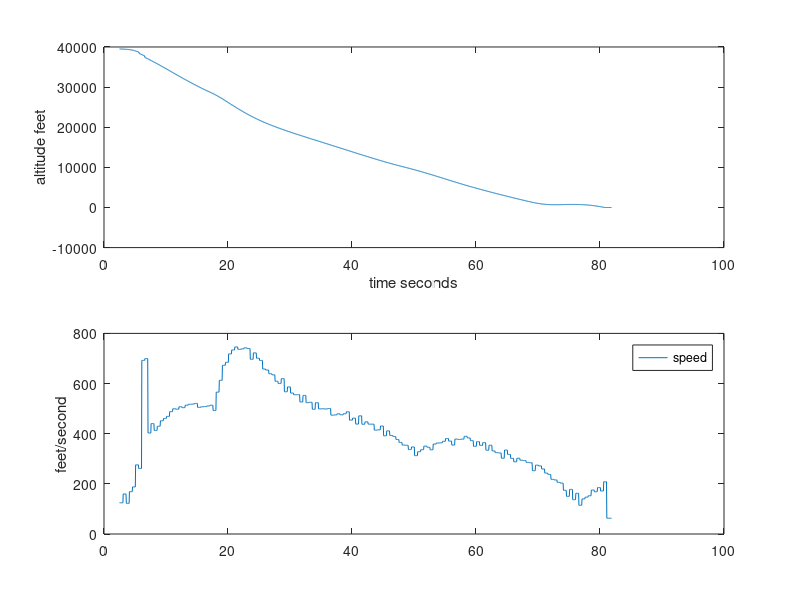
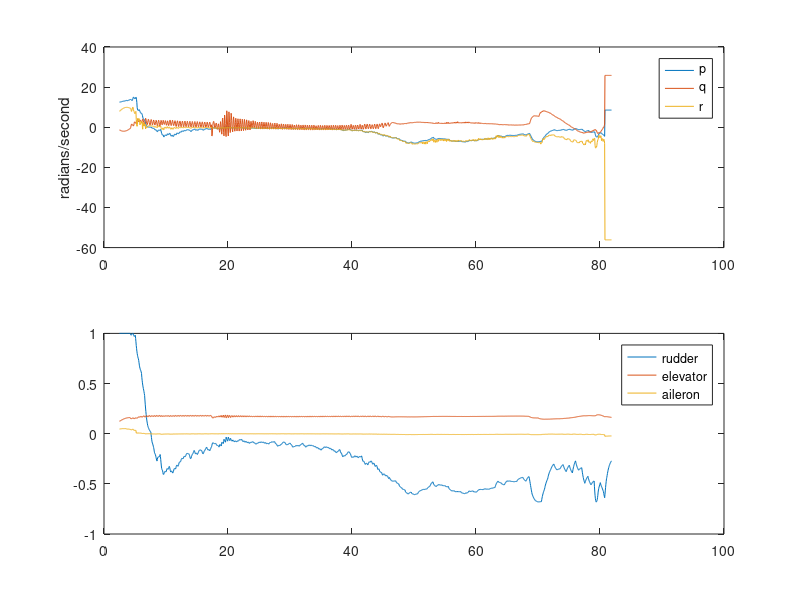
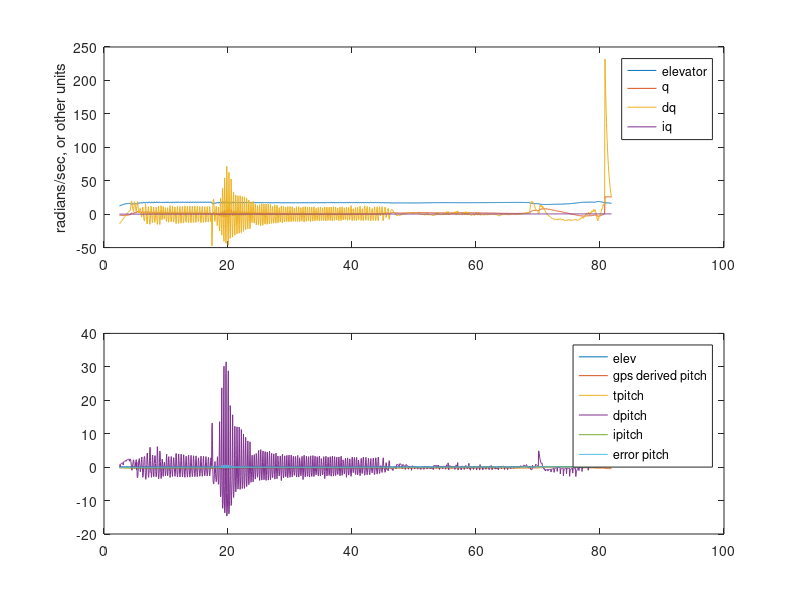
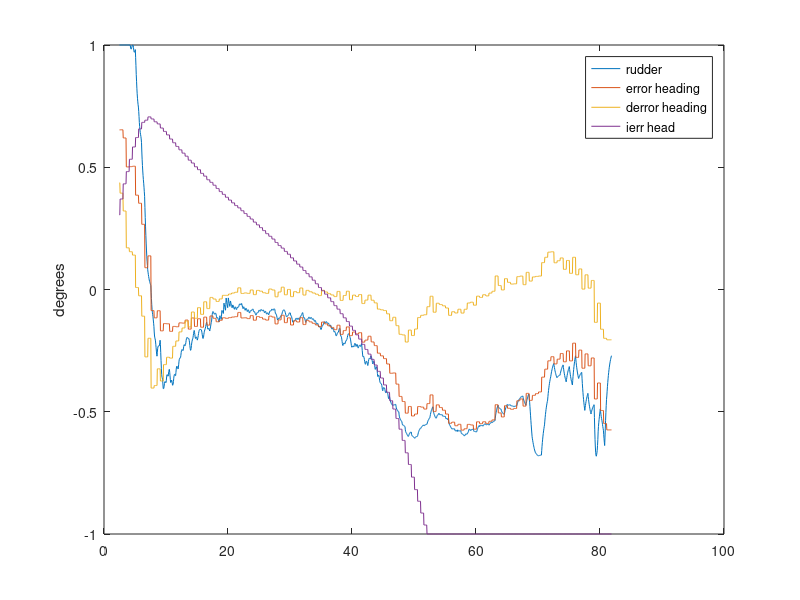

The MATLAB source for these figures, in order:

clear;

f = csvread('telemetry.csv');
%fid = fopen("telemetry.csv");
%f = fscanf(fid,'%f,%f,%f',[3, 1000]);
f = f';


len =size(f,2)

s = 50;
l = round(len*0.9);
range = [s:l];

t = [range]/20;
r2d = 180/pi;

long = f(1,range);
lat = f(2,range);
alt = f(3,range);

p = f(4,range)*r2d;
q = f(5,range)*r2d;
r = f(6,range)*r2d;

err_head = f(12,range);
derr_head = f(13,range);
ierr_head = f(14,range);

% control surfaces
elev = f(7,range);
rud = f(8,range);
ail = f(9,range);

dq = f(10,range);
iq = f(11,range);

epitch  = f(15,range);
dpitch = f(16,range);
ipitch = f(17,range);

tpitch = f(18,range);
speed = f(19,range);

tdx = f(20,range);
tdy = f(21,range);

wind = f(22,range);
wind_dir = f(23,range);
press = f(24,range);

dr = f(25,range);
ir = f(26,range);

pitch = f(27,range);

accel_x = f(28,range);
accel_y = f(29,range);
accel_z = f(30,range);


y = (lat-lat(end))*6e6;
y2 = (long-long(end))*6e6.*cos(lat);
%%%%%%%%%%%%%%%%%%%%%%%%%%%%%%%%%%%%

if (0)
figure(1);
%instead of lat(end) should use coords of actual target, and make an x where the target is
subplot(2,1,1),plot(t,y);
ylabel('dist feet');
xlabel('time seconds');
subplot(2,1,2),plot(t, y2);
ylabel('dist feet');
xlabel('time seconds');
end;

figure(10);
subplot(2,1,1),
%plot(y2,y,'b');
plot(tdx,tdy,'b');
hold on;
plot(0,0,'rx');
hold off;
xlabel('distance feet');
ylabel('distance feet');
subplot(2,1,2),plot(sqrt(tdx.*tdx+tdy.*tdy),alt,'b');
xlabel('distance');
ylabel('altitude');

figure(2),
subplot(2,1,1),plot(t,alt);
ylabel('altitude feet');
xlabel('time seconds');

subplot(2,1,2),plot(t,speed);
ylabel('feet/second');
legend('speed');

figure(3),
subplot(2,1,1),plot(t,p, t,q,t,r);
legend('p','q','r');
ylabel('radians/second');
subplot(2,1,2),plot(t,rud, t,elev,t,ail);
legend('rudder','elevator','aileron');

if (0)
figure(6),
subplot(3,1,1),plot(t,wind);
ylabel('wind knots');
subplot(3,1,2),plot(t,wind_dir);
ylabel('wind dir degrees');
subplot(3,1,3),plot(t,press);
ylabel('pressure inhg');
end

figure(5),
plot(t,rud, t,err_head, t, derr_head*10, t, ierr_head/10);
ylabel('degrees');
legend('rudder', 'error heading', 'derror heading', 'ierr head');

figure(4),
factor = 100; % max(abs(q))/ max(abs(elev));
subplot(2,1,1),plot(t,elev*factor, t, q,t,dq*500, t, iq/10);
ylabel('radians/sec, or other units');
legend('elevator','q', 'dq','iq');
subplot(2,1,2),plot(t, elev, t,pitch, t, tpitch, t, dpitch*50, t, ipitch/5,t,epitch);
legend('elev', 'gps derived pitch', 'tpitch', 'dpitch', 'ipitch', 'error pitch');


if (0)
figure(7);
plot(t, r, t,dr,t,ir);
legend('r','dr','ir');

end;

figure(20)
plot(t,accel_x,t,accel_y, t,accel_z);
legend('x','y','z');
